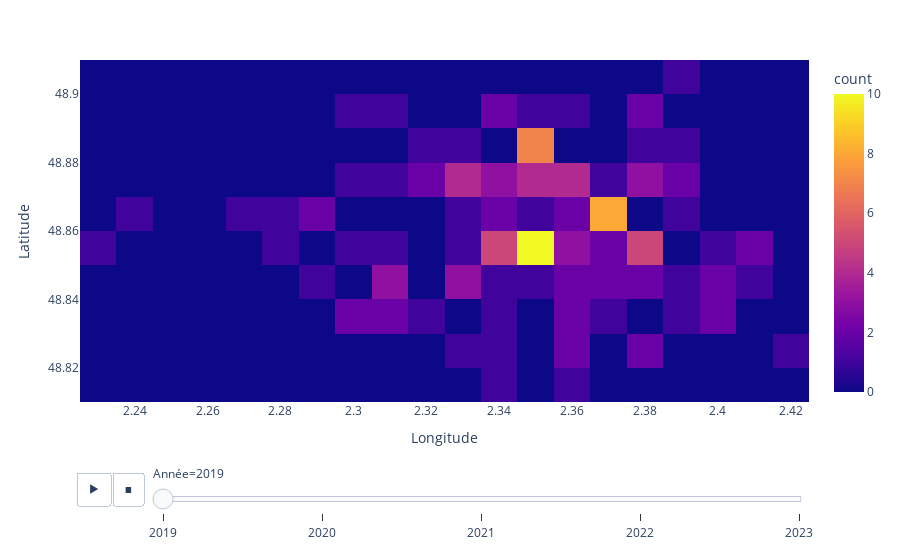

Notebook code cell kept with this figure:
### Code cell
df=df.sort_values("Année")
fig = px.density_heatmap(df,x='Longitude',y='Latitude', animation_frame='Année', nbinsx=20,nbinsy=15 )
fig.show()

### Figure 1 — Plotly figure (JSON) as saved in the notebook; plotly's stock layout.template omitted (floating-point values rounded to 4 significant figures; data arrays with more than 128 entries replaced by an {"elided": "..."} marker saying what was removed)
{"data": [{"coloraxis": "coloraxis", "hovertemplate": "Année=2019<br>Longitude=%{x}<br>Latitude=%{y}<br>count=%{z}<extra></extra>", "name": "", "nbinsx": 20, "nbinsy": 15, "type": "histogram2d", "x": {"elided": "138 float values"}, "xaxis": "x", "xbingroup": "x", "y": {"elided": "138 float values"}, "yaxis": "y", "ybingroup": "y"}], "layout": {"coloraxis": {"colorbar": {"title": {"text": "count"}}, "colorscale": [[0, "#0d0887"], [0.1111, "#46039f"], [0.2222, "#7201a8"], [0.3333, "#9c179e"], [0.4444, "#bd3786"], [0.5556, "#d8576b"], [0.6667, "#ed7953"], [0.7778, "#fb9f3a"], [0.8889, "#fdca26"], [1, "#f0f921"]]}, "legend": {"tracegroupgap": 0}, "margin": {"t": 60}, "sliders": [{"active": 0, "currentvalue": {"prefix": "Année="}, "len": 0.9, "pad": {"b": 10, "t": 60}, "steps": [{"args": [["2019"], {"frame": {"duration": 0, "redraw": true}, "fromcurrent": true, "mode": "immediate", "transition": {"duration": 0, "easing": "linear"}}], "label": "2019", "method": "animate"}, {"args": [["2020"], {"frame": {"duration": 0, "redraw": true}, "fromcurrent": true, "mode": "immediate", "transition": {"duration": 0, "easing": "linear"}}], "label": "2020", "method": "animate"}, {"args": [["2021"], {"frame": {"duration": 0, "redraw": true}, "fromcurrent": true, "mode": "immediate", "transition": {"duration": 0, "easing": "linear"}}], "label": "2021", "method": "animate"}, {"args": [["2022"], {"frame": {"duration": 0, "redraw": true}, "fromcurrent": true, "mode": "immediate", "transition": {"duration": 0, "easing": "linear"}}], "label": "2022", "method": "animate"}, {"args": [["2023"], {"frame": {"duration": 0, "redraw": true}, "fromcurrent": true, "mode": "immediate", "transition": {"duration": 0, "easing": "linear"}}], "label": "2023", "method": "animate"}], "x": 0.1, "xanchor": "left", "y": 0, "yanchor": "top"}], "updatemenus": [{"buttons": [{"args": [null, {"frame": {"duration": 500, "redraw": true}, "fromcurrent": true, "mode": "immediate", "transition": {"duration": 500, "easing": "linear"}}], "label": "&#9654;", "method": "animate"}, {"args": [[null], {"frame": {"duration": 0, "redraw": true}, "fromcurrent": true, "mode": "immediate", "transition": {"duration": 0, "easing": "linear"}}], "label": "&#9724;", "method": "animate"}], "direction": "left", "pad": {"r": 10, "t": 70}, "showactive": false, "type": "buttons", "x": 0.1, "xanchor": "right", "y": 0, "yanchor": "top"}], "xaxis": {"anchor": "y", "domain": [0, 1], "title": {"text": "Longitude"}}, "yaxis": {"anchor": "x", "domain": [0, 1], "title": {"text": "Latitude"}}}}
